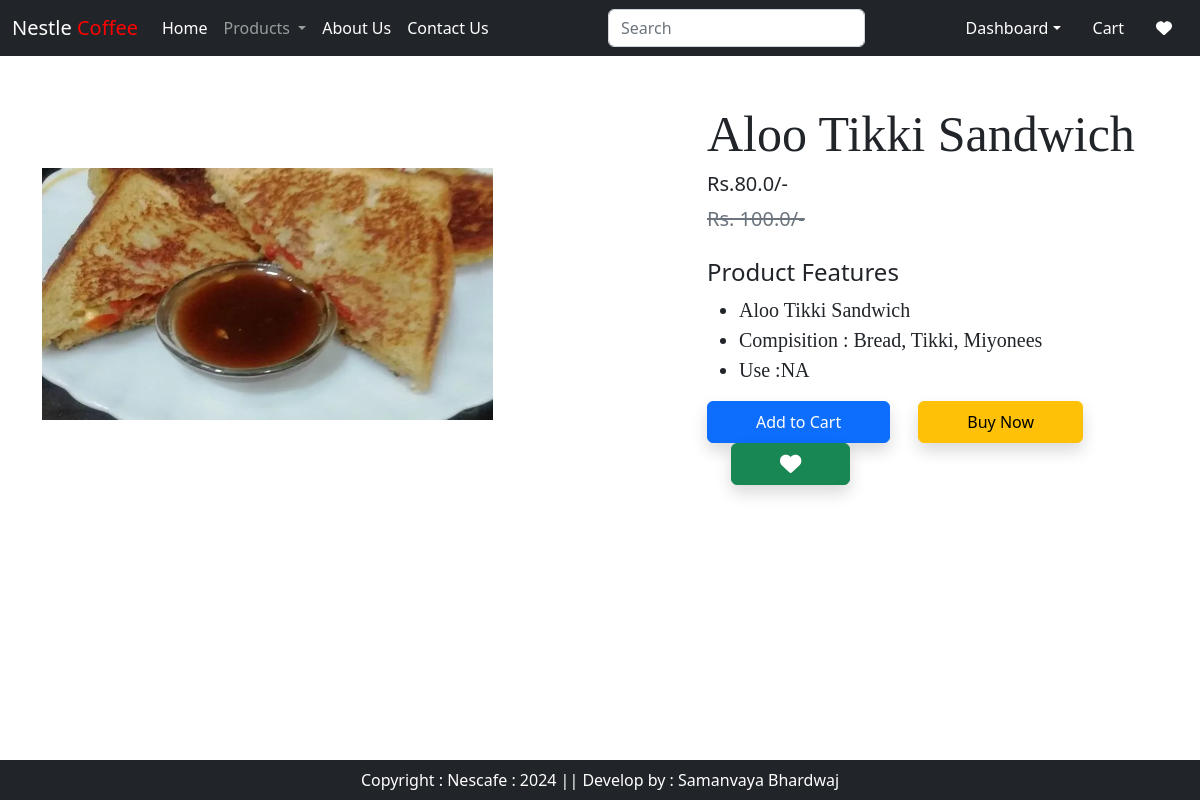
Page /product-detail/13 (signed in) on the committed database.
### app/models.py (models this page shows, shortened)
class Product(models.Model):
    title = models.CharField(max_length=100)
    selling_price = models.FloatField()
    discounted_price = models.FloatField()
    description = models.TextField()
    composition = models.TextField(default='')
    prodapp = models.TextField(default='')
    category = models.CharField(choices=CATEGORY_CHOICES, max_length=2)
    product_image = models.ImageField(upload_to='product')

### app/views.py (the view)
# urls.py: path("product-detail/<int:pk>", views.ProductDetail.as_view(),name="product-detail"),
@method_decorator(login_required,name='dispatch')
class ProductDetail(View):
    def get(self,request,pk):
        product = Product.objects.get(pk=pk)
        wishlist = Wishlist.objects.filter(Q(product=product) & Q(user=request.user))
        totalitem = 0
        wishitem=0
        if request.user.is_authenticated:
            totalitem = len(Cart.objects.filter(user=request.user))
            wishitem = len(Wishlist.objects.filter(user=request.user))
        return render(request,"app/productdetail.html",locals())

### app/templates/app/productdetail.html (shortened to what this page needs)
{% extends 'app/base.html' %}
{% load static %}
{% block main-content %}
    <div class="container my-5">
        <div class="row flex justify-content-between">
            <div class="img2 col-lg-5 mt-5">
                <img src="{{product.product_image.url}}" class="image col-xs-6 col-sm-12 col-lg-12 mt-3 text-sm-center w-100 h-75"  alt="">
            </div>
            <div class="productdetail col-lg-5">
                <h1 style="font-family: Georgia; font-size: 50px;">{{product.title}}</h1>
                <h5>Rs.{{product.discounted_price}}/-</h5>
                <small class="text-decoration-line-through text-muted fs-5"><del>Rs. {{product.selling_price}}/- </small></del>
                <br><br><h4>Product Features</h4>
                <ul class="fs-5"  style="font-family: Rajdhani;">
                    <li>{{product.description}}</li>
                    <li>Compisition : {{product.composition}}</li>
                    <li>Use :{{product.prodapp}}</li>
                </ul>
                <form action="/add-to-cart" class="d-inline">
                    <button type="submit" class="btn btn-primary shadow px-5 py-2">Add to Cart</button>
                </form>
                <a href="{% url 'showcart' %}" class="btn btn-warning shadow px-5 py-2 ms-4">Buy Now</a>
                {% if wishlist %}
                <a pid={{product.id}} class="minus-wishlist btn btn-danger shadow px-5 py-2 ms-4"><i class="fas fa-heart fa-lg"></i></a>
               {% else %}
                <a pid={{product.id}} class="plus-wishlist btn btn-success shadow px-5 py-2 ms-4"><i class="fas fa-heart fa-lg"></i></a>
               {% endif %}
            </div>
        </div>
    </div>
{% endblock main-content %}

### rows in the picture
Product: product_image (picture), title "Aloo Tikki Sandwich", discounted_price "80.0", selling_price "100.0", description "Aloo Tikki Sandwich", composition "Bread, Tikki, Miyonees", prodapp "NA"
